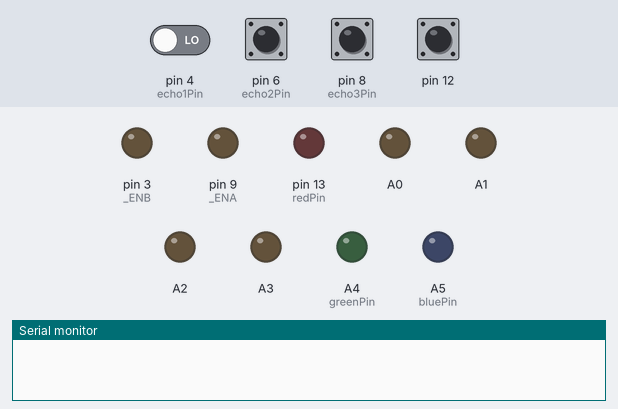
Simulated run of this sketch. Board: Arduino Uno, built with avr-gcc and run on an emulated ATmega328P. Parts: output pins drawn as LEDs (lit = HIGH), the last lines printed to the serial monitor. The test bench sets the inputs (shaded band); at power-on: pin 12 HIGH, pin 4 (echo1Pin), pin 6 (echo2Pin), pin 8 (echo3Pin) LOW. Pins used as bus, display or sensor lines are not drawn.

Above: at 1.8 s.
1.9 s: pin 12 pulled LOW for 0.15 s
At 3.8 s:
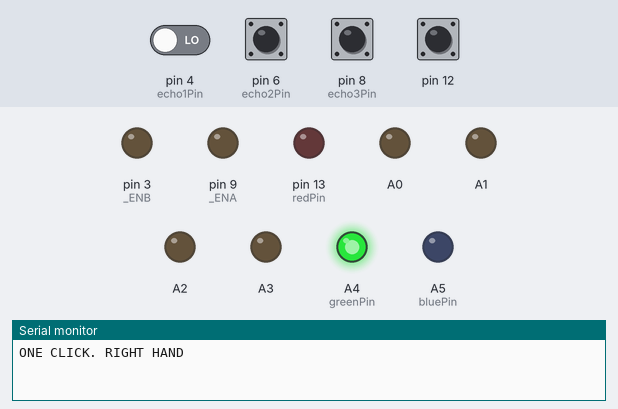
5.0 s: pin 8 (echo3Pin) pulsed HIGH 5 times (0.12 s each, 0.3 s apart)
At 8.5 s:
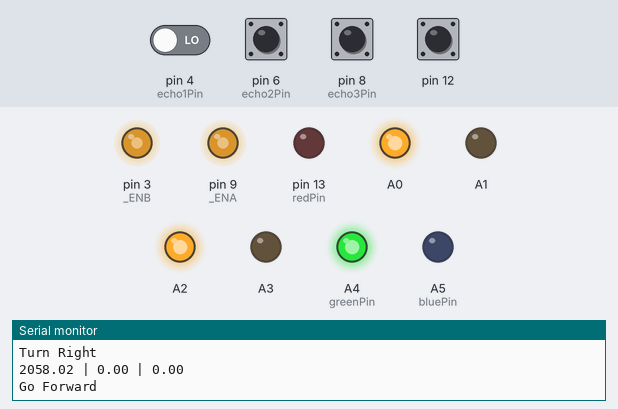
9.2 s: pin 6 (echo2Pin) pulsed HIGH 2 times (0.12 s each, 0.3 s apart)
At 11.7 s:
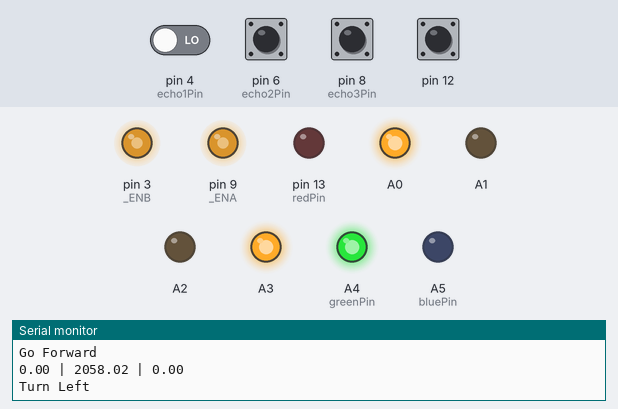
Timing chart, 0 to 14.8 s (numbered marks = the images above; inputs shaded):
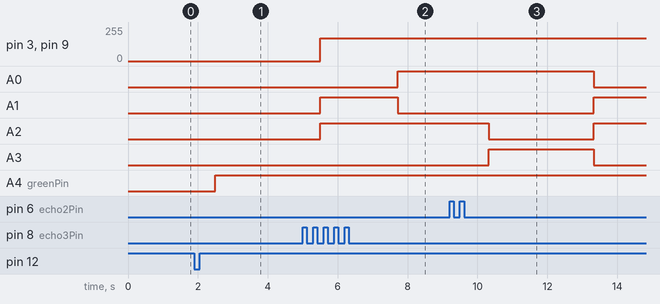

Measured:
- after the input at 1.9 s, A4 (greenPin): LOW → HIGH after 0.60 s
- after the input at 5.0 s, A0: LOW → HIGH after 2.7 s
- after the input at 9.2 s, A0: HIGH → LOW after 4.1 s instead of 1.5 s; A1: LOW → HIGH after 4.1 s instead of 1.5 s; A2: HIGH → LOW after 1.1 s, → HIGH 3.0 s later; A3: LOW → HIGH after 1.1 s, → LOW 3.0 s later

The sketch:

WaterRobotMaze.ino
```cpp
#include <Arduino.h>
#include "Ultrasonic.h"
#include <OneButton.h>
#include "MotorDriver.h"
#include <SoftwareSerial.h>

bool BLUETOOTHFLAG = 1;

#define A0 14
#define A1 15
#define A2 16
#define A3 17

int ENA = 9;
int ENB = 3;

#define BT_RX 10
#define BT_TX 11

#define greenPin A4
#define bluePin A5
int redPin = 13;

int trig1Pin = 2;
int echo1Pin = 4;

int trig2Pin = 5;
int echo2Pin = 6;

int trig3Pin = 7;
int echo3Pin = 8;

int TRASHOLD = 50;


/*
GPIO'S LEVEL:
  LED pin's:
    green = A4  -> ENA
    blue = A5  -> ENB
    red = 13
  Button = 12
  Ultrasonics:
    trig1 = 2
    echo1 = 4
    trig2 = 5
    echo2 = 6
    trig3 = 7
    echo3 = 8


  motors:
    In1 = A0
    In2 = A1
    In3 = A2
    In4 = A3
    ENA = 9
    ENB = 3

  bluetooth:
    Rx = 10
    Tx = 11
    */


// flags

// mods of work
bool rightHandFlag = 0;
bool leftHandFlag = 0;
bool bluetoothFlag = 0;
bool greadyFlag = 0;

bool stopFlag = 0;


// Timers:

// button timer
uint32_t tmrButton = 0;

// flag check time
uint32_t tmrFlag = 0;

// timer for ultrasonic check:
uint32_t sonicTmr = 0; // 0 milliseconds

uint32_t tmr = 0;


// Periods:

// buton check period
int butCheckPeriod = 1000; // 10 milliseconds

// sonic period
int sonicPeriod = 50; // 50 milliseconds

// Flag period
int flagPeriod = 100; // 500 milliseconds

// create mtr object of Motor class
Motor mtr(A0, A1, A2, A3, ENA, ENB);

// create objects for ultrasonic sensor usage:
Ultrasonic sonic1(trig1Pin, echo1Pin); // left
Ultrasonic sonic2(trig2Pin, echo2Pin); // forward
Ultrasonic sonic3(trig3Pin, echo3Pin); // right

// Bluetooth serial
SoftwareSerial BTSerial(BT_RX, BT_TX);

OneButton btn;

void setup() {
  btn.setup(12, INPUT_PULLUP, true);
  //btn.setDebounceMs(50);
  // indeficators pins
  pinMode(greenPin, OUTPUT);
  pinMode(bluePin, OUTPUT);
  pinMode(redPin, OUTPUT);

  btn.attachDoubleClick(doubleclick);
  btn.attachClick(oneclick);
  btn.attachMultiClick(tripleclick);

  mtr.setSpeedENA(170);
  mtr.setSpeedENB(170);


  // start Serial
  Serial.begin(9600);
  //start Bluetooth serial
  BTSerial.begin(9600);

}


void loop() {

  if (millis() - tmrButton >= butCheckPeriod) {
    tmr = millis();
    btn.tick();
  }

  if (stopFlag) {
    mtr.stop();
    stopFlag = !stopFlag;
  }


  /*
  Serial.print("Right Hand: ");
  Serial.print(rightHandFlag);
  Serial.print(" | ");
  Serial.print("Left Hand: ");
  Serial.print(leftHandFlag);
  Serial.print(" | ");
  Serial.print("Bluetooth mode: ");
  Serial.print(bluetoothFlag);
  Serial.println();
  */


  if (millis() - tmrFlag >= flagPeriod && rightHandFlag == 1) {
    tmrFlag = millis();

    // Right hand algorithm:
    if (millis() - sonicTmr >= sonicPeriod) {
      sonicTmr = millis();

      // get all directions distance
      float rightDistance = sonic3.getDistance();
      float forwardDistance = sonic2.getDistance();
      float leftDistance = sonic1.getDistance();


      Serial.print(rightDistance);
      Serial.print(" | ");
      Serial.print(forwardDistance);
      Serial.print(" | ");
      Serial.print(leftDistance);
      Serial.println();


      // check if right distance more than forward:
      if (rightDistance >= forwardDistance && rightDistance < TRASHOLD) {
          // turn right
          Serial.println("Turn Right");
          mtr.right();
      } else if (forwardDistance >= leftDistance && forwardDistance < TRASHOLD) { // else if forward distance more than left:
          // go forward
          Serial.println("Go Forward");
          mtr.forward();
      } else { // else
          // turn left
          Serial.println("Turn Left");
          mtr.left();
      }
    }
  }

    // delay with timer
    if (millis() - tmrFlag >= flagPeriod && leftHandFlag == 1) {
    // set timer
    tmrFlag = millis();

    // Left hand algorithm
    if (millis() - sonicTmr >= sonicPeriod) {
      sonicTmr = millis();

      // get all direction's distance
      float rightDistance = sonic3.getDistance();
      float forwardDistance = sonic2.getDistance();
      float leftDistance = sonic1.getDistance();

      /*
      Serial.print(rightDistance);
      Serial.print(" | ");
      Serial.print(forwardDistance);
      Serial.print(" | ");
      Serial.print(leftDistance);
      Serial.println();
      */
      // if left direction have more space than forward:
      if (leftDistance >= forwardDistance && leftDistance < TRASHOLD) {
        // turn left
        //Serial.println("Turning left");
        mtr.left();
      } else if (forwardDistance >= rightDistance && forwardDistance < TRASHOLD) {
        //Serial.println("Go forward");
        mtr.forward();
      } else {
        //Serial.println("Turning Right");
        mtr.right();
      }

      }
    }

    if (millis() - tmrFlag >= flagPeriod && bluetoothFlag == 1) {
      tmrFlag = millis();

      // if there is something in Bluetooth Serial buffer:
      if (BTSerial.available() > 0) {

          // read command:
          char command = BTSerial.read();
          Serial.println(command);

          if (command == 'F') {
            //Serial.println("Moving forward | Bluetooth");
            mtr.forward();
          }
          else if (command == 'B') {
            //Serial.println("Moving backward | Bluetooth");
            mtr.backward();
          }
          else if (command == 'L') {
            //Serial.println("Moving left | Bluetooth");
            mtr.left();
          }
          else if (command == 'R') {
            //Serial.println("Moving right | Bluetooth");
            mtr.right();
          }
          else if (command == 'S') {
            //Serial.println("Stopping | Bluetooth");
            mtr.stop();
          }
      }
    }
    /*
    if (millis() - tmrFlag >= flagPeriod && greadyFlag == 1) {
      tmrFlag = millis();

      float rightDistance = sonic3.getDistance();
      float forwardDistance = sonic2.getDistance();
      float leftDistance = sonic1.getDistance();

      if (forwardDistance > TRASHOLD && forwardDistance > leftDistance && forwardDistance > rightDistance) {
        mtr.forward();
      } else if (rightDistance > TRASHOLD && rightDistance > forwardDistance && rightDistance > leftDistance) {
        mtr.right();
      } else if (leftDistance > TRASHOLD && leftDistance > forwardDistance && leftDistance > rightDistance) {
        mtr.left();
      }


    }
    */

}


void doubleclick() {

  Serial.println("DOUBLE CLICK. LEFT HAND");
  // double click - left hand algorithm method:

  // setting flags
  leftHandFlag = 1;
  rightHandFlag = 0;
  bluetoothFlag = 0;

  // 3 colour indeficator (Blue)
  analogWrite(greenPin, 0);
  digitalWrite(redPin, LOW);
  analogWrite(bluePin, 255);
}

void oneclick() {

  Serial.println("ONE CLICK. RIGHT HAND");
  // one clik - right hand algorithm method

  // setting flags
  rightHandFlag = 1;
  leftHandFlag = 0;
  bluetoothFlag = 0;

  // 3 colour indeficator (green)
  analogWrite(greenPin, 255);
  digitalWrite(redPin, LOW);
  analogWrite(bluePin, 0);
}

void tripleclick(){

  Serial.println("TRIPPLE CLICK. BLUETOOTH");
  // triple click - bluetooth control

  // setting flags
  rightHandFlag = 0;
  leftHandFlag = 0;
  bluetoothFlag = 1;

  stopFlag = bluetoothFlag;

  // 3 colour indeficator (red)
  analogWrite(greenPin, 0);
  digitalWrite(redPin, HIGH);
  analogWrite(bluePin, 0);
}
```

Ultrasonic.h
```cpp
#ifndef ULTRASONIC_H
#define ULTRASONIC_H

#include <Arduino.h>

class Ultrasonic {
    public:
        Ultrasonic(byte trigPin, byte echoPin) {
            _trigPin = trigPin;
            _echoPin = echoPin;
            pinMode(_trigPin, OUTPUT);
            pinMode(_echoPin, INPUT);
        }

        float getDistance() {
            if (micros() - _tmr >= _triggerInterval) {
                _tmr = micros();
                _triggerUltrasonic();
            }

            if (_pulseTime > 0) {
                float distance = _calculateDistance(_pulseTime);
                _pulseTime = 0;
                return distance;
            }


        }

    private:
        byte _trigPin;
        byte _echoPin;
        // variable for timer
        uint32_t _tmr = 0; // in micros!!!
        // trigger interval
        uint32_t _triggerInterval = 50; // in micros!!!
        // pulse time
        uint32_t _pulseTime = 0;


        // function to trigger ultrasonic sensor
        void _triggerUltrasonic() {
            digitalWrite(_trigPin, LOW);

            if (micros() - _tmr >= 2) {
                // send waves:
                digitalWrite(_trigPin, HIGH);
                _tmr = micros();
            }

            // after sending pulse, measure the echo duration
            _pulseTime = pulseIn(_echoPin, HIGH);

        }

        float _calculateDistance(uint32_t pulseTime) {
            return (pulseTime * 0.0343) / 2;
        }

};

#endif
```

MotorDriver.h
```cpp
#ifndef MOTORDRIVER_H
#define MOTORDRIVER_H

#include <Arduino.h>

class Motor {
    public:
        // Constructor: Initialize motor pins and set them to OUTPUT
        Motor(byte in1, byte in2, byte in3, byte in4, byte ENA, byte ENB) {
            _in1 = in1;
            _in2 = in2;
            _in3 = in3;
            _in4 = in4;
            _ENA = ENA;
            _ENB = ENB;

            // Set pinMode for each motor control pin
            pinMode(_in1, OUTPUT);
            pinMode(_in2, OUTPUT);
            pinMode(_in3, OUTPUT);
            pinMode(_in4, OUTPUT);
            pinMode(_ENA, OUTPUT);
            pinMode(_ENB, OUTPUT);
        }

        // Set the speed for motor A (ENA)
        void setSpeedENA(uint8_t spd) {
            _ENASpeed = constrain(spd, 0, 255); // Ensure the speed is between 0 and 255
        }

        // Set the speed for motor B (ENB)
        void setSpeedENB(uint8_t spd) {
            _ENBSpeed = constrain(spd, 0, 255); // Ensure the speed is between 0 and 255
        }

        // Move the motors forward
        void forward() {
            // Set ENA speed (PWM control for motor A)
            analogWrite(_ENA, _ENASpeed);
            // Set direction for motor A
            digitalWrite(_in1, HIGH);
            digitalWrite(_in2, LOW);

            // Set ENB speed (PWM control for motor B)
            analogWrite(_ENB, _ENBSpeed);
            // Set direction for motor B
            digitalWrite(_in3, HIGH);
            digitalWrite(_in4, LOW);
        }

        // Move the motors backward
        void backward() {
            // Set ENA speed (PWM control for motor A)
            analogWrite(_ENA, _ENASpeed);
            // Set direction for motor A
            digitalWrite(_in1, LOW);
            digitalWrite(_in2, HIGH);

            // Set ENB speed (PWM control for motor B)
            analogWrite(_ENB, _ENBSpeed);
            // Set direction for motor B
            digitalWrite(_in3, LOW);
            digitalWrite(_in4, HIGH);
        }

        // Turn left
        void left() {
            // Set ENB speed (PWM control for motor B)
            analogWrite(_ENB, _ENBSpeed);
            // Set direction for motor B
            digitalWrite(_in3, LOW);
            digitalWrite(_in4, HIGH);

            // Set ENA speed (PWM control for motor A)
            analogWrite(_ENA, _ENASpeed);
            // Set direction for motor A
            digitalWrite(_in1, HIGH);
            digitalWrite(_in2, LOW);
        }

        // Turn right
        void right() {
            // Set ENB speed (PWM control for motor B)
            analogWrite(_ENB, _ENBSpeed);
            // Set direction for motor B
            digitalWrite(_in3, HIGH);
            digitalWrite(_in4, LOW);

            // Set ENA speed (PWM control for motor A)
            analogWrite(_ENA, _ENASpeed);
            // Set direction for motor A
            digitalWrite(_in1, LOW);
            digitalWrite(_in2, HIGH);
        }

        // Stop the motors
        void stop() {
            // Set all control pins to LOW to stop motors
            digitalWrite(_in1, LOW);
            digitalWrite(_in2, LOW);
            digitalWrite(_in3, LOW);
            digitalWrite(_in4, LOW);
        }

    private:
        byte _in1;
        byte _in2;
        byte _in3;
        byte _in4;

        byte _ENA;
        byte _ENB;

        uint8_t _ENASpeed = 0;
        uint8_t _ENBSpeed = 0;
};

#endif
```
